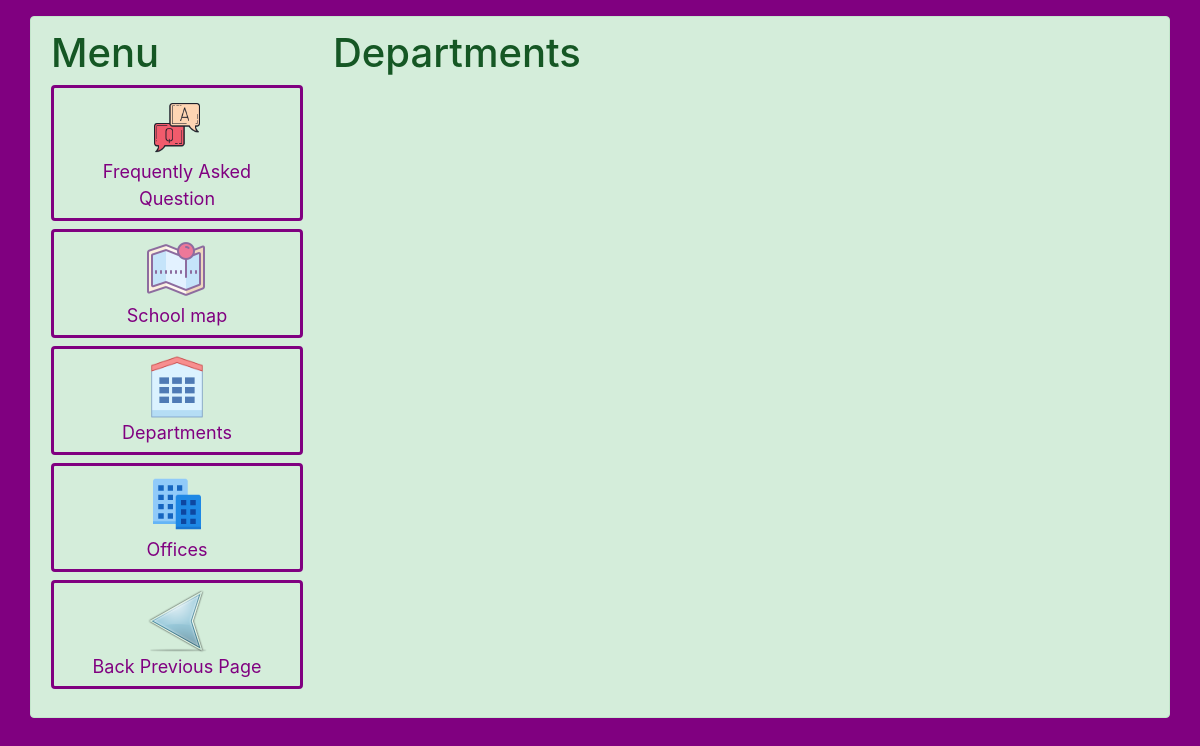
/departments/, run on an earlier commit of the app's database.
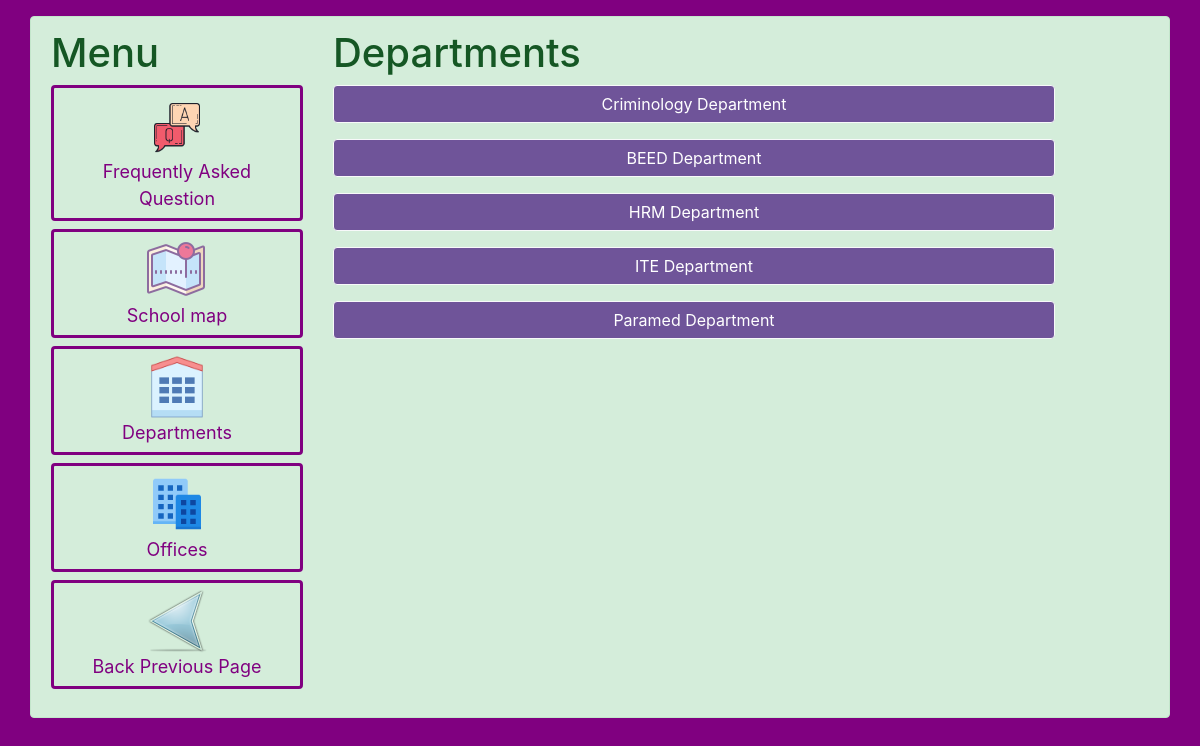
And on a later commit of the database.
### pages/models.py (models this page shows, shortened)
class Department(models.Model):
    name = models.CharField(max_length=200)

### pages/views.py (the view)
# urls.py: path('departments/', DepartmentsListView.as_view(), name='departments'),
class DepartmentsListView(ListView):
    model = Department
    template_name = 'departments.html'

### templates/departments.html
{% extends 'base.html' %}
{% block content %}
<h1>Departments</h1>
{% for object in object_list %}
<ul class="list-unstyled">
    <li><a class="btn btn-outline-light btn-block" href="{% url 'department_list' object.pk %}">{{ object.name }}</a></li>
</ul>
{% endfor %}
{% endblock content %}

### templates/base.html (shortened to what this page needs)
{% load static %}
<!doctype html>
<html lang="en">
  <head>
    <link rel="stylesheet" type="text/css" href="{% static 'css/bootstrap.min.css' %}" />
    <link rel="stylesheet" type="text/css" href="{% static 'css/custom.css' %}"/>
  </head>
  <body class="bg-color pt-3">
    <div class="container alert alert-success">
      <div class="row">
      <div class="col-3 pull-left">
      </h1><a style="text-decoration: none; color: inherit;"href="{% url 'home' %}"><h1>Menu</h1></a>
      <ul class="list-unstyled">
          <li><a class="btn btn-outline-secondary btn-block" style="font-size: 1.5vw;"href="{% url 'information' %}"><img src="{% static 'img/icons8-faq-200.png' %}" alt="icon" height="64" width="64" class="img-fluid"/><br/>Frequently Asked Question</a></li>
          <li><a class="btn btn-outline-secondary btn-block mt-2" style="font-size: 1.5vw;"href="{% url 'school_map' %}"><img src="{% static 'img/icons8-map-64.png' %}" alt="icon" height="64" width="64" class="img-fluid"/><br />School map</a></li>
          <li><a class="btn btn-outline-secondary btn-block mt-2" style="font-size: 1.5vw;" href="{% url 'departments' %}"><img src="{% static 'img/icons8-department-80.png' %}" alt="icon" height="64" width="64" class="img-fluid"/><br />Departments</a></li>
          <li><a class="btn btn-outline-secondary btn-block mt-2" style="font-size: 1.5vw;"href="{% url 'office' %}"><img src="{% static 'img/icons8-office-96.png' %}" alt="icon" height="64" width="64"class="img-fluid"/><br />Offices</a></li>
          <li><button class="btn btn-outline-secondary btn-block mt-2" style="font-size: 1.5vw;" onclick="javascript:history.go(-1);"><img src="{% static 'img/back.png' %}" alt="icon" height="64" width="64"class="img-fluid"/><br />Back Previous Page</button></li>
      </ul>
      </div>
    <div class="pull-left col-8">
    {% block content %}
    {% endblock content %}
    </div>
    </div>
    </div>
  </body>
</html>

### static/css/custom.css (style rules this page uses)
.bg-color { background-color: purple; }
.btn-outline-secondary { color: purple; border: solid purple; }
.btn-outline-light { background: #6f5499; color: #FFF; }

What changed in the data, as far as the page shows it:
added Department: name "Criminology Department"
added Department: name "BEED Department"
added Department: name "HRM Department"
added Department: name "ITE Department"
added Department: name "Paramed Department"
